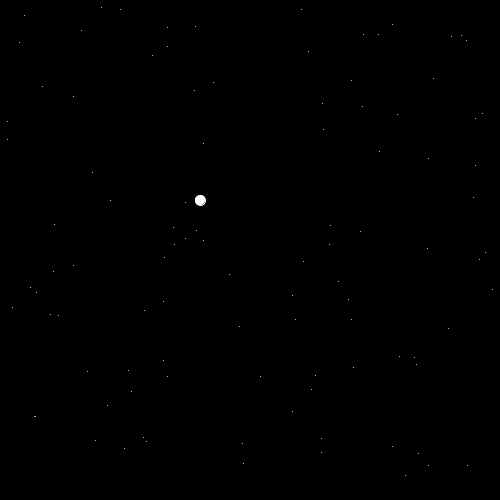
Frame 1 (no input)
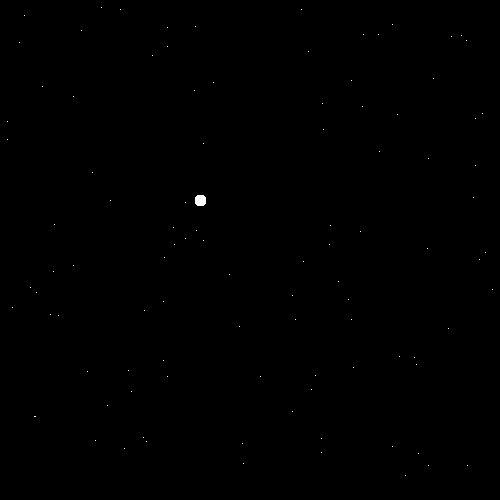
Frame 60 (the mouse pressed at the canvas centre just before this capture)
Frame 120 (the mouse held since frame 60 and released just before this capture): identical to frame 60, image omitted

The Processing sketch that drew these frames (run headless with seeded random() and noise(); from frame 60 on, the mouse is pressed at the canvas centre):

// Processing sketch: arrays
// ── arrays.pde
void setup()
{
      background(0);

  size(500, 500);
  ages[0] = 22;
  ages[1] = 26;
  ages[2] = 22;
  ages[3] = 18;
  ages[4] = 24;    
  
  for (int i = 0 ; i < ages.length ; i ++)
  {
    println(i + " " + names[i] + " age is " + ages[i]);
  }
  float sum = 0, min = ages[0], max = ages[0];
  int minIndex = 0, maxIndex = 0;
  for (int i = 0 ; i < ages.length ; i ++)
  {
    sum += ages[i];
    if (ages[i] < min)
    {
      min = ages[i];
      minIndex = i;
    }
    
    if (ages[i] > max)
    {
      max = ages[i];
      maxIndex = i;
    }
  }
  
  // Give each element in the float arrays a
  // random value
  for (int i = 0 ; i < xPos.length ; i ++)
  {
    xPos[i] = random(0, width);
    yPos[i] = random(0, height);
  }  
}

float[] ages = new float[5]; // Allocate a 5 element array all initialised to 0
//float[] ages = {22, 26, 22, 18, 24}; // This also works
// Allocate a 5 element array and fill it with these strings
String[] names = {"Niall", "Aaron", "Jack", "Pierce", "Brendan"};

float[] xPos = new float[100];
float[] yPos = new float[100];


boolean[] keys = new boolean[512];

void keyPressed()
{
  keys[keyCode] = true;
}

void keyReleased()
{
  keys[keyCode] = false;
}
float x = 200, y = 200;
void draw()
{
    stroke(255);
   if (keys['W'])
   {
   }
   if (keys['A'])
   {
     x ++;
   }
   ellipse(x, y, 10, 10);
   for (int i = 0 ; i < xPos.length ; i ++)
   {
     point(xPos[i], yPos[i]);
   }
   /*for (int i = 0 ; i < 100 ; i ++)
   {
     float sx, sy;
     sx = random(0, width);
     sy = random(0, height);
     point(sx, sy);
   }
   */
}
